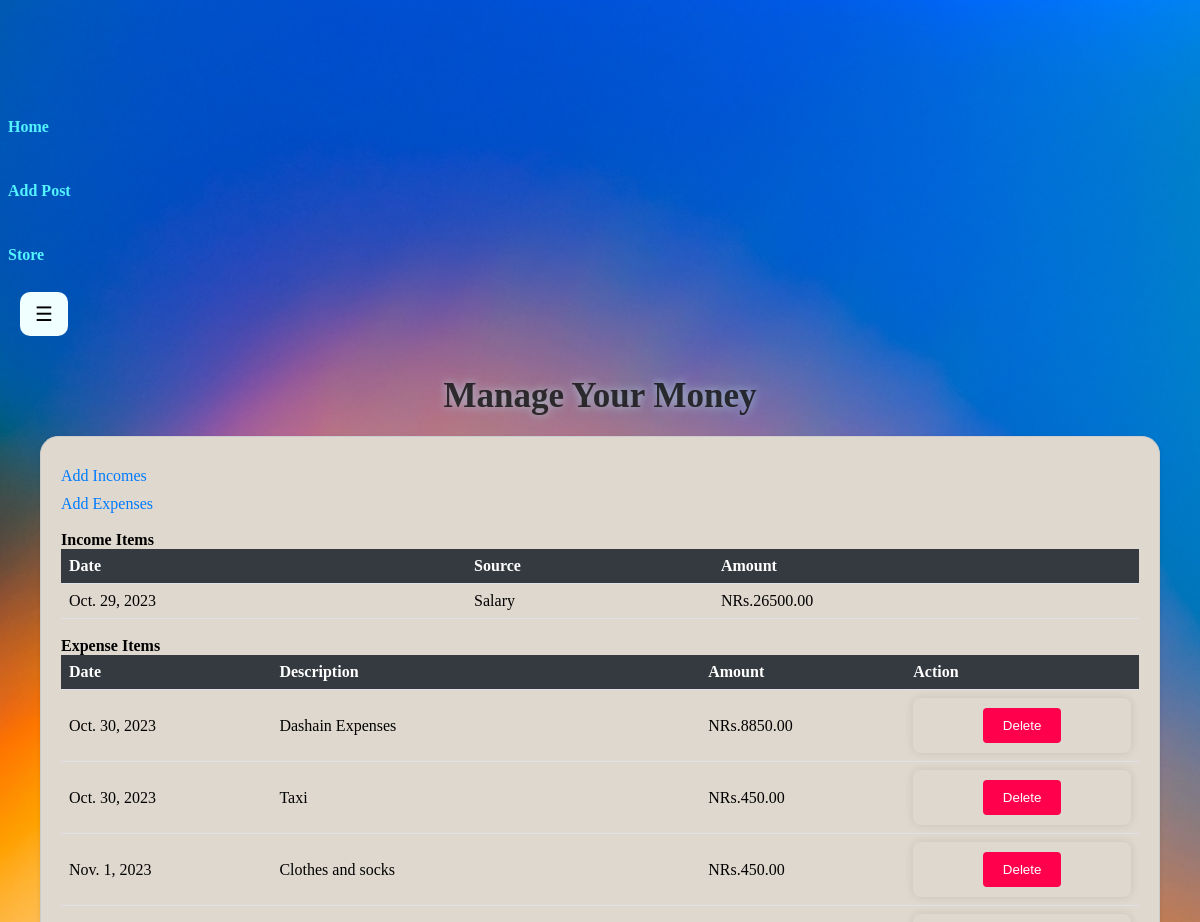
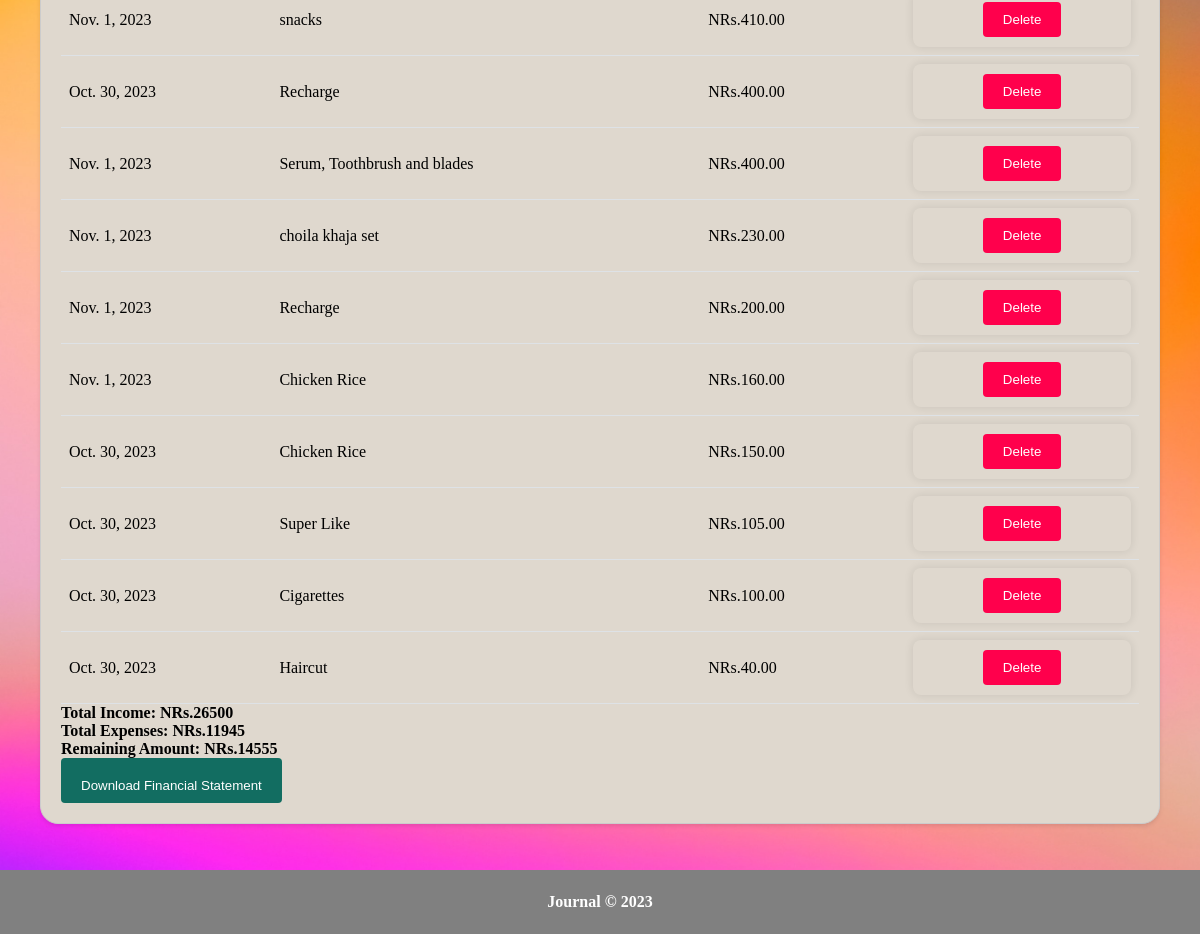
/main/money/ (signed in), run on the app's committed database (2 pictures, top to bottom).
### app001/models.py (models this page shows, shortened)
class Income(models.Model):
    user = models.ForeignKey(User, on_delete=models.CASCADE)
    date = models.DateField()
    source = models.CharField(max_length=200)
    amount = models.DecimalField(max_digits=10, decimal_places=2)

class Expense(models.Model):
    user = models.ForeignKey(User, on_delete=models.CASCADE)
    date = models.DateField()
    description = models.CharField(max_length=200)
    amount = models.DecimalField(max_digits=10, decimal_places=2)

### app001/views.py (the view)
# urls.py: path('money/', views.mon_view, name='mon_view'),
def mon_view(request):
    income_items = Income.objects.all().order_by('-amount')
    expense_items = Expense.objects.all().order_by('-amount')
    try:
        total_income, total_expenses = calculate_totals(request.user)  # Calculate totals for the current user
    except TypeError:
        if isinstance(request.user, AnonymousUser):
            return HttpResponse("User is not authenticated. Please log in.")
        else:
            return HttpResponse("An error occurred while calculating totals.")
    remaining_amount = total_income - total_expenses
    debt_amount = total_expenses - total_income
    context = {
        'income_items': income_items,
        'expense_items': expense_items,
        'total_income': total_income,
        'total_expenses': total_expenses,
        'remaining_amount': remaining_amount,
        'debt_amount': debt_amount,
    }
    return render(request, 'money.html', context)

### app001/views.py (called while the page is built)
def calculate_totals(user):
    total_income = Income.objects.filter(user=user).aggregate(Sum('amount'))['amount__sum'] or 0
    total_expenses = Expense.objects.filter(user=user).aggregate(Sum('amount'))['amount__sum'] or 0
    return total_income, total_expenses

### templates/money.html (shortened to what this page needs)
{% extends 'base.html' %}
{% load static %}
{% block extra_css %}
    <link rel="stylesheet" href="{% static 'css/money.css' %}">
{% endblock %}
{% block content %}
<p class="sexy-title">Manage Your Money</p>
<div class="paper-container">
    <a href="{% url 'create_income'%}">Add Incomes </a>
    <a href="{% url 'create_expense'%}">Add Expenses </a>
    <br>
        <p>Income Items</p>
    <table class="custom-table">
        <tr>
            <th>Date</th>
            <th>Source</th>
            <th>Amount</th>
        </tr>
        {% for income in income_items %}
        <tr>
            <td>{{ income.date }}</td>
            <td>{{ income.source }}</td>
            <td>NRs.{{ income.amount }}</td>
        </tr>
        {% empty %}
        <tr>
            <td colspan="3">No income items recorded yet.</td>
        </tr>
        {% endfor %}
    </table>
    <br>
    <p>Expense Items</p>
    <table class="custom-table">
        <tr>
            <th>Date</th>
            <th>Description</th>
            <th>Amount</th>
            <th>Action</th>
        </tr>
        {% for expense in expense_items %}
        <tr>
            <td>{{ expense.date }}</td>
            <td>{{ expense.description }}</td>
            <td>NRs.{{ expense.amount }}</td>
            <td>
                <form id="delete-form-{{ expense.id }}" method="post" action="{% url 'delete_expense' expense.id %}">
                    <button type="button" onclick="return confirmDelete('{{ expense.id }}')">Delete</button>
                </form>
            </td>
        </tr>
        {% empty %}
        <tr>
            <td colspan="4">No expense items recorded yet.</td>
        </tr>
        {% endfor %}
    </table>
    <p>Total Income: NRs.{{ total_income }}</p>
    <p>Total Expenses: NRs.{{ total_expenses }}</p>
    {% if remaining_amount > 0 %}
    <p>Remaining Amount: NRs.{{ remaining_amount }}</p>
{% elif debt_amount > 0 %}
    <p>Debt Amount: NRs.{{ debt_amount }}</p>
{% else %}
    <p>Your income and expenses are balanced.</p>
{% endif %}
<button id="down"><a href="{% url 'download_st' %}" class="btn btn-primary">Download Financial Statement</a></button>
</div>
{% endblock %}

### static/css/style.css (style rules this page uses)
* { margin: 0; padding: 0; box-sizing: border-box; }
body { background-image: url('/static/images/c\ \(2\).jpg'); background-repeat: no-repeat; background-size: cover; }
.container p { font-family: Georgia, 'Times New Roman', Times, serif; font-weight: bold; }
form { max-width: 100%; margin: 0 auto; padding: 20px; background: #fff; box-shadow: 0 0 10px rgba(0, 0, 0, 0.1); border-radius: 8px; text-align: left; }
button { background-color: #007BFF; border-radius: 20px; color: #fff; padding: 10px 20px; border: none; cursor: pointer; border-radius: 4px; }
a { display: block; margin-top: 10px; color: #007BFF; text-decoration: none; }

### static/css/money.css (style rules this page uses)
.paper-container { background-color: #dfd8ce; border: 1px solid #ccc; border-radius: 18px; box-shadow: 0 2px 4px rgba(0, 0, 0, 0.1); padding: 20px; margin: 20px; min-width: 90%; text-align: left; }
.sexy-title { color: rgba(16, 17, 13, 0.808); font-family: 'Genos', sans-serif; font-size: 35px; text-shadow: 0 0 10px rgba(177, 219, 230, 0.8); }
.custom-table { width: 100%; border-collapse: collapse; }
.custom-table th, .custom-table td { padding: 8px; text-align: left; border-bottom: 1px solid #dee2e6; }
.custom-table th { background-color: #343a40; color: #fff; }
form { display:flex; align-items: center; justify-content: center; background: transparent; padding: 10px; box-shadow: 0 0 10px rgba(0, 0, 0, 0.1); border-radius: 8px; }
.sexy-title { color: rgba(15, 15, 13, 0.808); font-family: 'Genos', sans-serif; font-size: 35px; text-shadow: 0 0 10px rgba(177, 219, 230, 0.8); }
button { background-color: #ff004c; color: #fff; padding: 10px 20px; border: none; cursor: pointer; border-radius: 4px; }
#down { background-color: #126d61; color: #fff; padding: 10px 20px; border: none; cursor: pointer; border-radius: 4px; }
#down a { text-decoration: none; color: #fff; }
a { display: block; margin-top: 10px; color: #007BFF; text-decoration: none; }

### data on the page
Income: date "Oct. 29, 2023", source "Salary", amount "26500.00"
Expense: date "Oct. 30, 2023", description "Dashain Expenses", amount "8850.00"
Expense: date "Oct. 30, 2023", description "Taxi", amount "450.00"
Expense: date "Nov. 1, 2023", description "Clothes and socks", amount "450.00"
Expense: date "Nov. 1, 2023", description "snacks", amount "410.00"
Expense: date "Oct. 30, 2023", description "Recharge", amount "400.00"
Expense: date "Nov. 1, 2023", description "Serum, Toothbrush and blades", amount "400.00"
Expense: date "Nov. 1, 2023", description "choila khaja set", amount "230.00"
Expense: date "Nov. 1, 2023", description "Recharge", amount "200.00"
Expense: date "Nov. 1, 2023", description "Chicken Rice", amount "160.00"
Expense: date "Oct. 30, 2023", description "Chicken Rice", amount "150.00"
Expense: date "Oct. 30, 2023", description "Super Like", amount "105.00"
Expense: date "Oct. 30, 2023", description "Cigarettes", amount "100.00"
Expense: date "Oct. 30, 2023", description "Haircut", amount "40.00"

### other printed values
{{ total_income }} "26500"
{{ total_expenses }} "11945"
{{ remaining_amount }} "14555"
